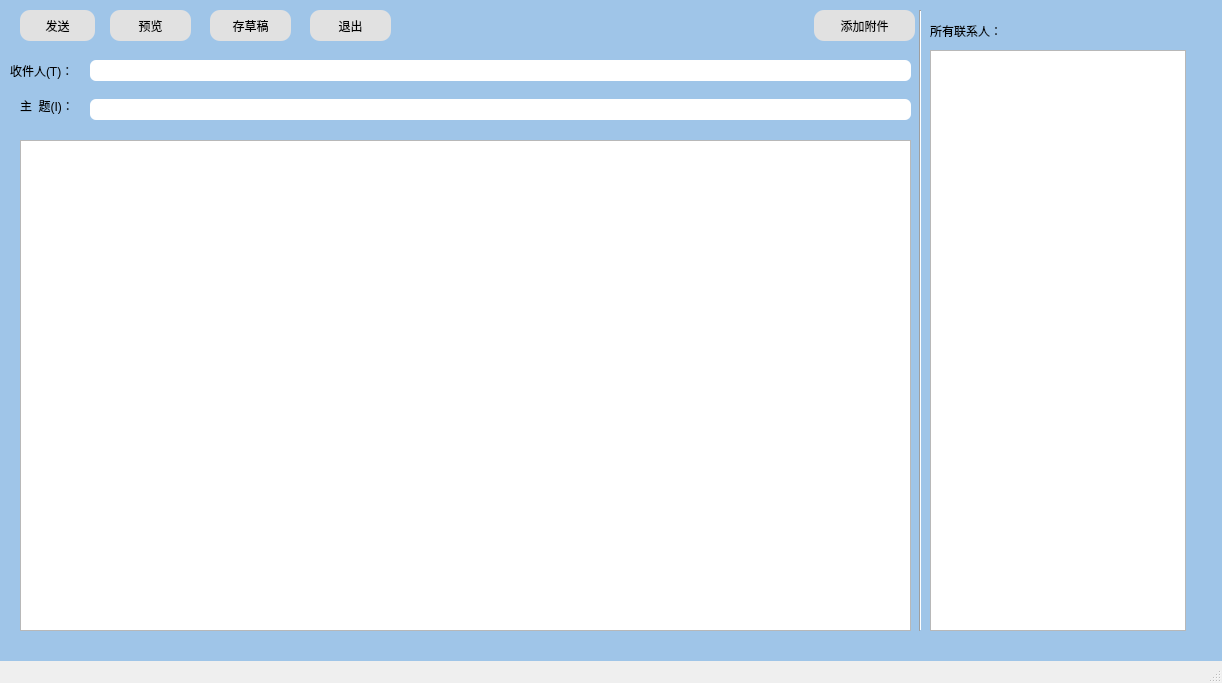
<?xml version="1.0" encoding="UTF-8"?>
<ui version="4.0">
 <class>sentEmail</class>
 <widget class="QMainWindow" name="sentEmail">
  <property name="geometry">
   <rect>
    <x>0</x>
    <y>0</y>
    <width>1222</width>
    <height>683</height>
   </rect>
  </property>
  <property name="windowTitle">
   <string>MainWindow</string>
  </property>
  <property name="styleSheet">
   <string notr="true">#sentmail{
background-color: rgb(159,197,232);
}
</string>
  </property>
  <widget class="QWidget" name="centralwidget">
   <property name="styleSheet">
    <string notr="true">#centralwidget{
background-color: rgb(159,197,232);
}
</string>
   </property>
   <widget class="QTextEdit" name="textEdit">
    <property name="geometry">
     <rect>
      <x>20</x>
      <y>140</y>
      <width>891</width>
      <height>491</height>
     </rect>
    </property>
   </widget>
   <widget class="QPushButton" name="pushButton_preview">
    <property name="geometry">
     <rect>
      <x>110</x>
      <y>10</y>
      <width>81</width>
      <height>31</height>
     </rect>
    </property>
    <property name="styleSheet">
     <string notr="true">#pushButton_preview:hover{
background-color:rgb(204,204,204);
border-radius:10px;
}
#pushButton_preview:!hover{
background-color:rgb(225,225,225);
border-radius:10px;
}
#pushButton_preview:hover:pressed{
background-color:rgb(0,255,0);
border-radius:10px;
}</string>
    </property>
    <property name="text">
     <string>预览</string>
    </property>
    <property name="icon">
     <iconset resource="Resource.qrc">
      <normaloff>:/new/prefix1/icon/preview_32.ico</normaloff>:/new/prefix1/icon/preview_32.ico</iconset>
    </property>
   </widget>
   <widget class="QLabel" name="label_2">
    <property name="geometry">
     <rect>
      <x>20</x>
      <y>90</y>
      <width>61</width>
      <height>31</height>
     </rect>
    </property>
    <property name="text">
     <string>主  题(I)：</string>
    </property>
   </widget>
   <widget class="QPushButton" name="pushButton_cancel">
    <property name="geometry">
     <rect>
      <x>310</x>
      <y>10</y>
      <width>81</width>
      <height>31</height>
     </rect>
    </property>
    <property name="styleSheet">
     <string notr="true">#pushButton_cancel:hover{
background-color:rgb(204,204,204);
border-radius:10px;
}
#pushButton_cancel:!hover{
background-color:rgb(225,225,225);
border-radius:10px;
}
#pushButton_cancel:hover:pressed{
background-color:rgb(0,255,0);
border-radius:10px;
}</string>
    </property>
    <property name="text">
     <string>退出</string>
    </property>
    <property name="icon">
     <iconset resource="Resource.qrc">
      <normaloff>:/new/prefix1/icon/exit_32.ico</normaloff>:/new/prefix1/icon/exit_32.ico</iconset>
    </property>
   </widget>
   <widget class="QListWidget" name="listWidget_contacts">
    <property name="geometry">
     <rect>
      <x>930</x>
      <y>50</y>
      <width>256</width>
      <height>581</height>
     </rect>
    </property>
   </widget>
   <widget class="QPushButton" name="pushButton_sent">
    <property name="geometry">
     <rect>
      <x>20</x>
      <y>10</y>
      <width>75</width>
      <height>31</height>
     </rect>
    </property>
    <property name="styleSheet">
     <string notr="true">#pushButton_sent:hover{
background-color:rgb(204,204,204);
border-radius:10px;
}
#pushButton_sent:!hover{
background-color:rgb(225,225,225);
border-radius:10px;
}
#pushButton_sent:hover:pressed{
background-color:rgb(0,255,0);
border-radius:10px;
}</string>
    </property>
    <property name="text">
     <string>发送</string>
    </property>
    <property name="icon">
     <iconset resource="Resource.qrc">
      <normaloff>:/new/prefix1/icon/send_32.ico</normaloff>:/new/prefix1/icon/send_32.ico</iconset>
    </property>
   </widget>
   <widget class="QLabel" name="label_5">
    <property name="geometry">
     <rect>
      <x>930</x>
      <y>20</y>
      <width>91</width>
      <height>21</height>
     </rect>
    </property>
    <property name="text">
     <string>所有联系人：</string>
    </property>
   </widget>
   <widget class="QLabel" name="label">
    <property name="geometry">
     <rect>
      <x>10</x>
      <y>60</y>
      <width>81</width>
      <height>21</height>
     </rect>
    </property>
    <property name="minimumSize">
     <size>
      <width>81</width>
      <height>0</height>
     </size>
    </property>
    <property name="text">
     <string>收件人(T)：</string>
    </property>
   </widget>
   <widget class="QLineEdit" name="lineEdit_receiver">
    <property name="geometry">
     <rect>
      <x>90</x>
      <y>60</y>
      <width>821</width>
      <height>21</height>
     </rect>
    </property>
    <property name="styleSheet">
     <string notr="true">#lineEdit_receiver{
border-radius:6px;
}</string>
    </property>
   </widget>
   <widget class="QLineEdit" name="lineEdit_subject">
    <property name="geometry">
     <rect>
      <x>90</x>
      <y>99</y>
      <width>821</width>
      <height>21</height>
     </rect>
    </property>
    <property name="styleSheet">
     <string notr="true">#lineEdit_subject{
border-radius:6px;
}</string>
    </property>
   </widget>
   <widget class="QPushButton" name="pushButton_Draft">
    <property name="geometry">
     <rect>
      <x>210</x>
      <y>10</y>
      <width>81</width>
      <height>31</height>
     </rect>
    </property>
    <property name="styleSheet">
     <string notr="true">#pushButton_Draft:hover{
background-color:rgb(204,204,204);
border-radius:10px;
}
#pushButton_Draft:!hover{
background-color:rgb(225,225,225);
border-radius:10px;
}
#pushButton_Draft:hover:pressed{
background-color:rgb(0,255,0);
border-radius:10px;
}</string>
    </property>
    <property name="text">
     <string>存草稿</string>
    </property>
    <property name="icon">
     <iconset resource="Resource.qrc">
      <normaloff>:/new/prefix1/icon/caogao_32.ico</normaloff>:/new/prefix1/icon/caogao_32.ico</iconset>
    </property>
   </widget>
   <widget class="Line" name="line">
    <property name="geometry">
     <rect>
      <x>910</x>
      <y>10</y>
      <width>21</width>
      <height>621</height>
     </rect>
    </property>
    <property name="orientation">
     <enum>Qt::Vertical</enum>
    </property>
   </widget>
   <widget class="QPushButton" name="pushButton_add">
    <property name="geometry">
     <rect>
      <x>814</x>
      <y>10</y>
      <width>101</width>
      <height>31</height>
     </rect>
    </property>
    <property name="styleSheet">
     <string notr="true">#pushButton_add:hover{
background-color:rgb(204,204,204);
border-radius:10px;
}
#pushButton_add:!hover{
background-color:rgb(225,225,225);
border-radius:10px;
}
#pushButton_add:hover:pressed{
background-color:rgb(0,255,0);
border-radius:10px;
}</string>
    </property>
    <property name="text">
     <string>添加附件</string>
    </property>
    <property name="icon">
     <iconset>
      <normaloff>icon/net_32.ico</normaloff>icon/net_32.ico</iconset>
    </property>
   </widget>
   <widget class="QLabel" name="label_notice">
    <property name="geometry">
     <rect>
      <x>733</x>
      <y>15</y>
      <width>81</width>
      <height>21</height>
     </rect>
    </property>
    <property name="text">
     <string/>
    </property>
   </widget>
  </widget>
  <widget class="QStatusBar" name="statusbar"/>
 </widget>
 <tabstops>
  <tabstop>lineEdit_receiver</tabstop>
  <tabstop>lineEdit_subject</tabstop>
  <tabstop>textEdit</tabstop>
  <tabstop>pushButton_sent</tabstop>
  <tabstop>pushButton_preview</tabstop>
  <tabstop>pushButton_Draft</tabstop>
  <tabstop>pushButton_cancel</tabstop>
  <tabstop>listWidget_contacts</tabstop>
  <tabstop>pushButton_add</tabstop>
 </tabstops>
 <resources>
  <include location="Resource.qrc"/>
 </resources>
 <connections/>
</ui>
